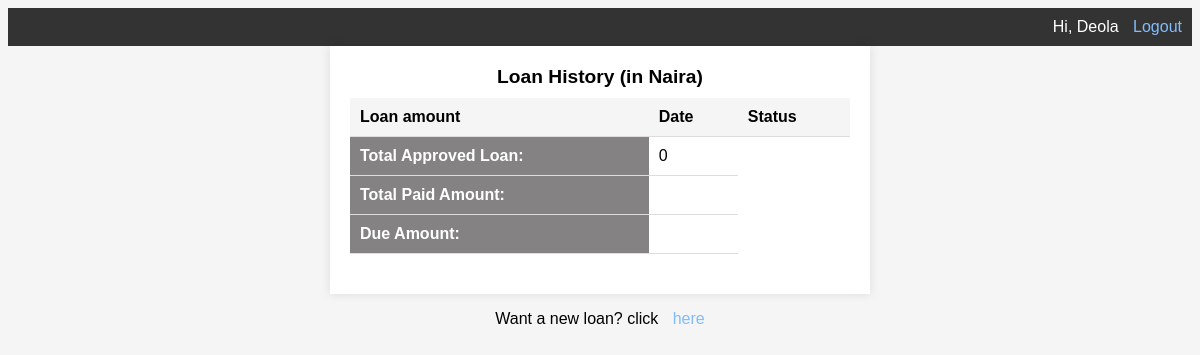
The page /staff/loan-page/ (signed in) on the database as committed earlier.
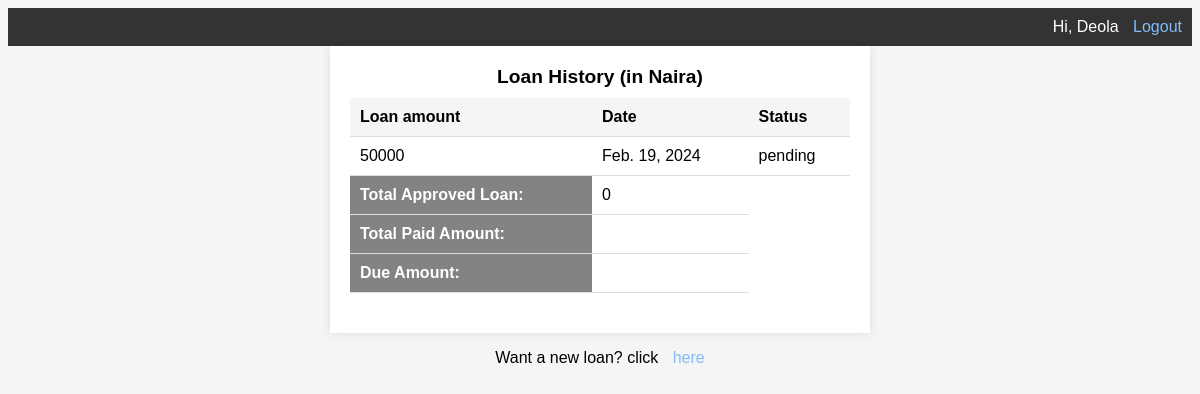
The same page on the database as committed later.
### staff/models.py (models this page shows, shortened)
class Loan(models.Model):
    loan_id = models.AutoField(primary_key=True)
    user_id = models.ForeignKey(Staff, on_delete=models.CASCADE)
    loan_amount = models.IntegerField()
    date = models.DateField(auto_now_add=True)
    status = models.ForeignKey(Status, on_delete=models.PROTECT, default=3)
    managers_comment = models.TextField(blank=True)

class Status(models.Model):
    LOAN_STATUS_CHOICES = (
        ('rejected', 'Rejected'),
        ('approved', 'Approved'),
        ('pending', 'Pending'),
    )
    status = models.CharField(max_length=20, null=True, choices=LOAN_STATUS_CHOICES)
    def __str__(self):
        return self.status

### staff/views.py (the view)
# urls.py: path('loan-page/', views.loan_page, name='loan-page'),
@login_required(login_url='login')
def loan_page(request):
    user_id = request.user.pk
    loans = Loan.objects.filter(user_id=user_id)
    approved_loan = loans.filter(status=2) #querying for all approved loans
    total_app = 0
    for loan in approved_loan:
        total_app += loan.loan_amount
    return render(request, 'staff/loan-page.html', {"loans": loans, "total_app": total_app})

### staff/templates/staff/loan-page.html (shortened to what this page needs)
{% load static %}
<!DOCTYPE html>
<html lang="en">
<head>
    <link rel="stylesheet" href="{% static 'staff/loan-page.css' %}">
</head>
<body>
    <header>
        {% if request.user.is_authenticated %}
            <span>Hi, {{ request.user.username | title }}</span>
            <a href="{% url "logout" %}">Logout</a>
        {% else %}
            <a href="{% url "login" %}">Login</a>
        {% endif %}
    </header>
    <div class="container">
        <table>
            <caption>Loan History (in Naira)</caption>
            <thead>
                <tr>
                    <th scope="col">Loan amount</th>
                    <th scope="col">Date</th>
                    <th scope="col">Status</th>
                </tr>
            </thead>
            <tbody>
                {% for loan in loans %}
                    <tr>
                        <td>{{ loan.loan_amount }}</td>
                        <td>{{ loan.date }}</td>
                        <td>{{ loan.status }}</td>
                    </tr>
                {% endfor %}
            </tbody>
            <tfoot>
                <tr>
                    <th scope="row">Total Approved Loan:</th>
                    <td>{{ total_app }}</td>
                </tr>
                <tr>
                    <th scope="row">Total Paid Amount:</th>
                    <td></td>
                </tr>
                <tr>
                    <th scope="row">Due Amount:</th>
                    <td></td>
                </tr>
            </tfoot>
        </table>
    </div>
    <p class="loan-request">Want a new loan? click <a href="{% url 'request' %}">here</a></p>
</body>
</html>

Rows that differ between the two databases and show on the page:
added Loan: loan_amount "50000", date "Feb. 19, 2024", status "pending"
